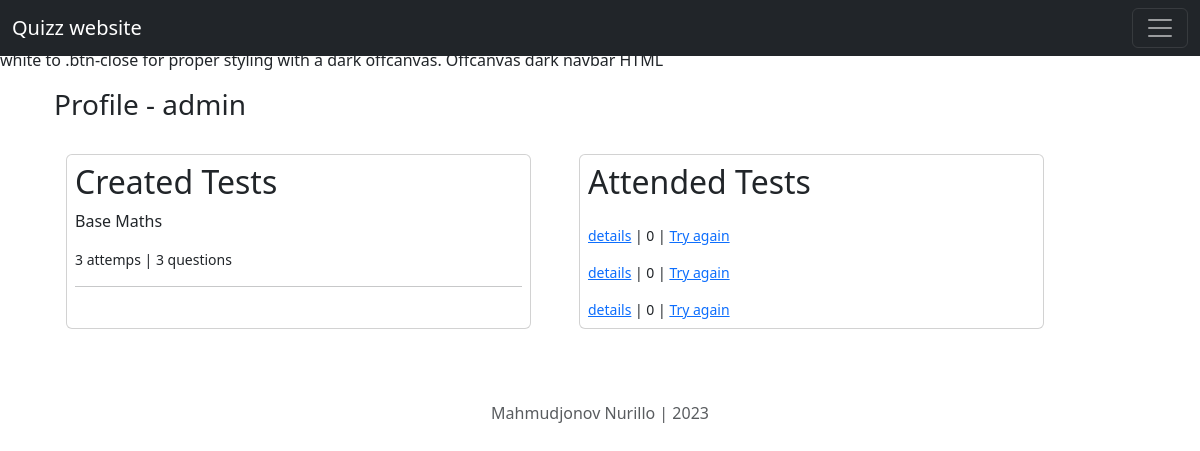
Before: /1/profile (signed in) with the older database file.
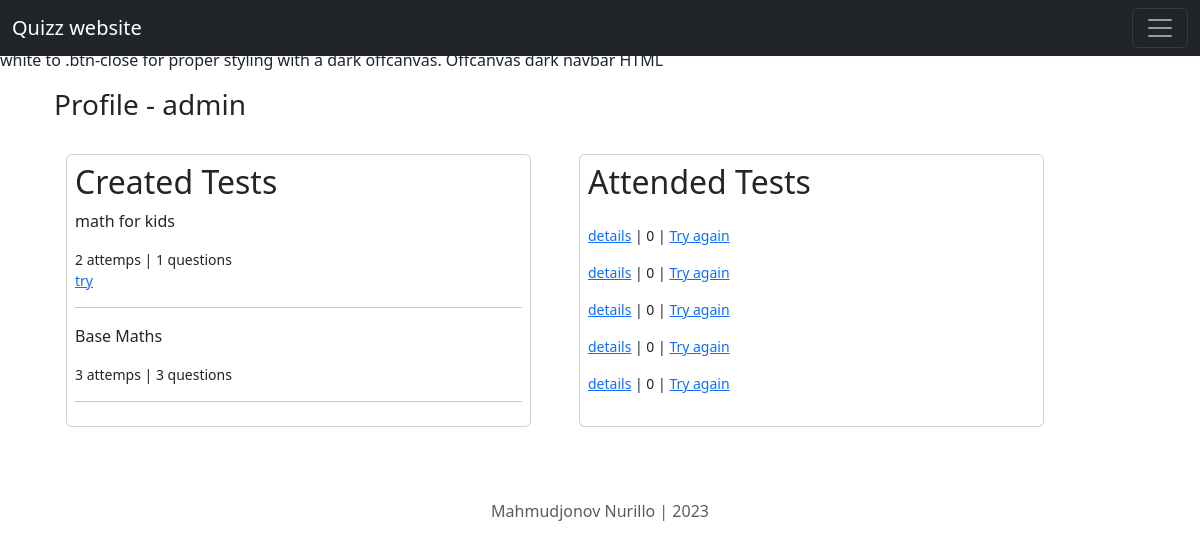
After: the same page with the newer database file.
### quizz/models.py (models this page shows, shortened)
class Test(models.Model):
    author = models.ForeignKey(User, on_delete=models.CASCADE)
    category = models.ForeignKey(Category, on_delete=models.CASCADE)
    title = models.CharField(max_length=250)
    max_attemps = models.PositiveIntegerField()
    pass_percentage = models.PositiveIntegerField(default=0)
    start_date = models.DateTimeField(default=now)
    end_date = models.DateTimeField(now()+timedelta(days=7))
    created = models.DateTimeField(auto_now_add=True)
    updated = models.DateTimeField(auto_now=True)
    class Meta:
        ordering = ['-start_date']
        indexes = [
            models.Index(fields=['-start_date'])
        ]

class CheckTest(models.Model):
    student = models.ForeignKey(User, on_delete=models.CASCADE)
    test = models.ForeignKey(Test, on_delete=models.CASCADE)
    finded_question = models.PositiveIntegerField(default=0)
    user_passed = models.BooleanField(default=False)
    percentage = models.PositiveBigIntegerField(default=0)

### quizz/views.py (the view)
# urls.py: path('<int:user_id>/profile', profile, name='profile')
@login_required(login_url='login')
def profile(request, user_id):
    user = get_object_or_404(User, id=user_id)
    return render(request, 'profile.html', {
        'user': user
    })

### templates/profile.html (shortened to what this page needs)
{% extends 'base.html' %} {% block title %}Profile {% endblock title%} {% block content %}
<div class="container">
    <div class="content mt-3">
        <h3>Profile - {{user}}</h3>
        <div class="row">
            <div class="card p-2 col-5 m-4">
                <h2>Created Tests</h2>
                {% for test in user.test_set.all %}
                <p>{{test.title}}</p>
                <small class="d-inline">
                    {{test.checktest_set.all.count}} attemps | {{test.question_set.all.count}} questions <br />
                    {% if test.checktest_set.all.count is not test.question_set.all.count %}
                    <a href="{% url 'ready_to_test' test.id %}">try</a>
                    {% endif %}
                </small>
                <hr />
                {% endfor %}
            </div>
            <div class="card p-2 col-5 m-4">
                <h2>Attended Tests</h2>
                {% for i in user.checktest_set.all%}
                <small class="d-inline">
                    <a href="{% url 'check_test' i.id%}">details</a> | {{i.percentage}} |
                    <a href="{% url 'ready_to_test' i.test.id%}">Try again</a>
                </small>
                {% endfor %}
            </div>
        </div>
    </div>
</div>
{% endblock content %}

### templates/base.html (shortened to what this page needs)
<!DOCTYPE html>
<html lang="en">
    <head>
        <link
            href="https://cdn.jsdelivr.net/npm/bootstrap@5.3.0-alpha3/dist/css/bootstrap.min.css"
            rel="stylesheet"
        />
    </head>
    <body>
        <nav class="navbar navbar-expand-lg bg-body-tertiary fixed-top">
            <a class="navbar-brand" href="#">Quizz website</a>
            <div
                class="offcanvas offcanvas-end"
                tabindex="-1"
                id="navbarOffcanvasLg"
                aria-labelledby="navbarOffcanvasLgLabel"
            >
            <div class="collapse navbar-collapse" id="navbarSupportedContent">
                <ul class="navbar-nav me-auto mb-2 mb-lg-0">
                  <li class="nav-item">
                    <a class="nav-link" aria-current="page" href="#">Add Test</a>
                  </li>
                  <li class="nav-item">
                    <a class="nav-link" href="#">Link</a>
                  </li>
                  {% if  request.user.is_authenticated %}
                  <li class="nav-item">
                    <a class="nav-link" href="#">Profile</a>
                </li>
                 {% endif %}
                </ul>
            </div>
        </nav>
        When using offcanvas in a dark navbar, be aware that you may need to have a dark background on the offcanvas
        content to avoid the text becoming illegible. In the example below, we add .navbar-dark and .bg-dark to the
        .navbar, .text-bg-dark to the .offcanvas, .dropdown-menu-dark to .dropdown-menu, and .btn-close-white to
        .btn-close for proper styling with a dark offcanvas. Offcanvas dark navbar HTML
        <nav class="navbar navbar-dark bg-dark fixed-top">
            <div class="container-fluid">
                <a class="navbar-brand" href="#">Quizz website</a>
                <button
                    class="navbar-toggler"
                    type="button"
                    data-bs-toggle="offcanvas"
                    data-bs-target="#offcanvasDarkNavbar"
                    aria-controls="offcanvasDarkNavbar"
                    aria-label="Toggle navigation"
                >
                    <span class="navbar-toggler-icon"></span>
                </button>
            </div>
        </nav>
        <main>
            <div class="container">
                    {% block content %}{% endblock content %}
            </div>
        </main>
        <footer>
            <div class="footer m-5 mb-3">
                <center class="text-muted">
                        Mahmudjonov Nurillo | 2023
                </center>
            </div>
        </footer>
    </body>
</html>

Changed rows visible on the page:
added Test: title "math for kids", checktest_set.all.count "2", question_set.all.count "1", shows "try"
added CheckTest: percentage "0"
added CheckTest: percentage "0"
